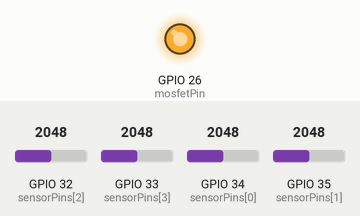
This sketch was run on a simulated ESP32. Shown: output pins drawn as LEDs (lit = HIGH). Inputs (shaded band) come from the test bench; at power-on: GPIO 32 (sensorPins[2]) = 2048, GPIO 33 (sensorPins[3]) = 2048, GPIO 34 (sensorPins[0]) = 2048, GPIO 35 (sensorPins[1]) = 2048. WiFi joins after 1.5 s; servers stay silent unless stated; network time is answered at once with the bench clock; uploads are accepted with an empty reply; the local clock reads 2024-03-15 10:24:30 at power-on unless the sketch sets it; what the sketch prints to the serial monitor is not drawn.

Above: at 2.7 s.
2.8 s: GPIO 32 (sensorPins[2]) set to 2447
At 3.9 s:
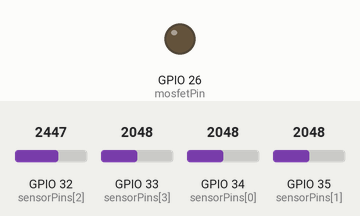
5.8 s: GPIO 32 (sensorPins[2]) set to 2540
7.3 s: GPIO 33 (sensorPins[3]) set to 2428
10.3 s: GPIO 33 (sensorPins[3]) set to 2570
Timing chart, 0 to 13.3 s (numbered marks = the images above; inputs shaded):
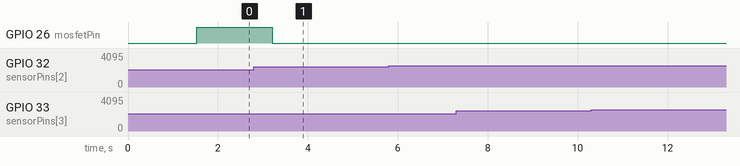

The sketch:

ESP32_CODE_FINAL.ino
```cpp
#include <WiFi.h>
#include <HTTPClient.h>
#include <WiFiClientSecure.h>
#include <ArduinoJson.h>
#include <NTPClient.h>
#include <WiFiUdp.h>

// ==========================================
// 1. KONFIGURASI WIFI & SUPABASE & NTP
// ==========================================
const char* ssid       = "bonabrian";
const char* password   = "enjel2702";

const char* supabase_url = "https://grrumsiewdegytaddsaj.supabase.co";
const char* supabase_key = "eyJhbGciOiJIUzI1NiIsInR5cCI6IkpXVCJ9.eyJpc3MiOiJzdXBhYmFzZSIsInJlZiI6ImdycnVtc2lld2RlZ3l0YWRkc2FqIiwicm9sZSI6ImFub24iLCJpYXQiOjE3NzkxNzQ0ODgsImV4cCI6MjA5NDc1MDQ4OH0.5ZW0xzkS0-knrfr4VBIfNSE7WxBcKcxsYGQ3Jpxs0cg";

WiFiUDP ntpUDP;
NTPClient timeClient(ntpUDP, "id.pool.ntp.org", 7 * 3600); // GMT+7 WIB

// ==========================================
// 2. PIN HARDWARE (4 SENSOR DIRECT)
// ==========================================
const int mosfetPin = 26;

// Hanya 4 Sensor
const int sensorPins[] = {34, 35, 32, 33};
const int jumlahSensor = 4;

// PWM ESP32 (Core 3.x)
const int pwmFreq = 5000;
const int pwmRes  = 8;

// Kalibrasi Final (Fixed)
int nilaiKering = 2700;
int nilaiBasah  = 680;

// ==========================================
// 3. VARIABEL KONTROL
// ==========================================
int sensorValues[4]; // Array diperkecil jadi 4
int currentHumidity = 0;
int h_low = 60;
int h_high = 80;
bool manualOverride = false;
String scheduledTime = "22:00";
String scheduledMorningTime = "06:00";
int pumpPressureTarget = 100;

unsigned long lastHeartbeat = 0;
unsigned long lastPumpCheck = 0;
unsigned long lastDataLog   = 0;

const unsigned long intervalHeartbeat = 30000;
const unsigned long intervalPumpCheck = 3000;
const unsigned long intervalDataLog   = 60000;

WiFiClientSecure client;

// ==========================================
// 4. SETUP
// ==========================================
void setup() {
  Serial.begin(115200);

  ledcAttach(mosfetPin, pwmFreq, pwmRes);
  ledcWrite(mosfetPin, 0);

  for(int i=0; i<jumlahSensor; i++) {
    pinMode(sensorPins[i], INPUT);
  }

  Serial.println("\n--- SISTEM SMART IRIGASI G0 (FINAL 4 SENSORS) ---");
  WiFi.begin(ssid, password);
  while (WiFi.status() != WL_CONNECTED) { delay(500); Serial.print("."); }
  Serial.println("\nWiFi Terhubung!");

  client.setInsecure();
  timeClient.begin();
}

// ==========================================
// 5. LOOP UTAMA
// ==========================================
void loop() {
  if (WiFi.status() != WL_CONNECTED) {
    ledcWrite(mosfetPin, 0);
    WiFi.begin(ssid, password);
    delay(1000);
    return;
  }

  timeClient.update();
  unsigned long currentMillis = millis();

  // A. Baca 4 Sensor
  long totalPercent = 0;
  for (int i = 0; i < jumlahSensor; i++) {
    int raw = analogRead(sensorPins[i]);
    int percent = map(raw, nilaiKering, nilaiBasah, 0, 100);
    percent = constrain(percent, 0, 100);

    sensorValues[i] = percent;
    totalPercent += percent;
    Serial.printf("S%d:%d%% ", i+1, percent);
  }

  currentHumidity = totalPercent / jumlahSensor;
  Serial.printf("| AVG: %d%%\n", currentHumidity);

  // B. Sinkronisasi & Logika
  if (currentMillis - lastPumpCheck >= intervalPumpCheck) {
    lastPumpCheck = currentMillis;
    syncWithDatabase();
  }

  String currentTime = timeClient.getFormattedTime().substring(0, 5);
  bool finalPumpState = false;

  if (currentHumidity <= 0) {
    finalPumpState = false;
    if (manualOverride) resetCorMode();
  } else if (manualOverride) {
    finalPumpState = (currentHumidity < 75);
    if (!finalPumpState) resetCorMode();
  } else if (currentTime == scheduledTime || currentTime == scheduledMorningTime) {
    finalPumpState = true;
  } else {
    if (currentHumidity < h_low) finalPumpState = true;
    else if (currentHumidity >= h_high) finalPumpState = false;
    else finalPumpState = (ledcRead(mosfetPin) > 0);
  }

  if (finalPumpState) {
    int dutyCycle = map(pumpPressureTarget, 0, 100, 0, 255);
    ledcWrite(mosfetPin, dutyCycle);
  } else {
    ledcWrite(mosfetPin, 0);
  }

  // C. Heartbeat & Logging
  if (currentMillis - lastHeartbeat >= intervalHeartbeat) {
    lastHeartbeat = currentMillis;
    kirimHeartbeat();
  }
  if (currentMillis - lastDataLog >= intervalDataLog) {
    lastDataLog = currentMillis;
    kirimDataSensor();
  }
}

// ==========================================
// 6. FUNGSI KOMUNIKASI
// ==========================================

void resetCorMode() {
  manualOverride = false;
  HTTPClient http;
  String url = String(supabase_url) + "/rest/v1/device_controls?id=eq.1";
  http.begin(client, url);
  http.addHeader("apikey", supabase_key);
  http.addHeader("Authorization", "Bearer " + String(supabase_key));
  http.addHeader("Content-Type", "application/json");
  http.PATCH("{\"manual_pump_override\": false}");
  http.end();
}

void syncWithDatabase() {
  HTTPClient http;
  String url = String(supabase_url) + "/rest/v1/device_controls?id=eq.1&select=*";
  http.begin(client, url);
  http.addHeader("apikey", supabase_key);
  http.addHeader("Authorization", "Bearer " + String(supabase_key));
  int httpCode = http.GET();
  if (httpCode == 200) {
    String payload = http.getString();
    DynamicJsonDocument doc(1024);
    deserializeJson(doc, payload);
    manualOverride     = doc[0]["manual_pump_override"];
    h_low              = doc[0]["humidity_low"];
    h_high             = doc[0]["humidity_high"];
    String fullTime    = doc[0]["misting_schedule"];
    scheduledTime      = fullTime.substring(0, 5);
    String morningTime = doc[0]["misting_morning"];
    if (morningTime != "null") scheduledMorningTime = morningTime.substring(0, 5);
    if (doc[0].containsKey("pump_pressure")) pumpPressureTarget = doc[0]["pump_pressure"];
  }
  http.end();
}

void kirimHeartbeat() {
  HTTPClient http;
  String url = String(supabase_url) + "/rest/v1/rpc/heartbeat";
  http.begin(client, url);
  http.addHeader("apikey", supabase_key);
  http.addHeader("Authorization", "Bearer " + String(supabase_key));
  http.addHeader("Content-Type", "application/json");
  http.POST("{}");
  http.end();
}

void kirimDataSensor() {
  HTTPClient http;
  String url = String(supabase_url) + "/rest/v1/sensor_data";
  http.begin(client, url);
  http.addHeader("apikey", supabase_key);
  http.addHeader("Authorization", "Bearer " + String(supabase_key));
  http.addHeader("Content-Type", "application/json");

  StaticJsonDocument<512> doc;
  doc["humidity"] = currentHumidity;
  doc["pump_status"] = (ledcRead(mosfetPin) > 0) ? "ON" : "OFF";
  doc["pressure"] = pumpPressureTarget;
  JsonArray individual = doc.createNestedArray("sensor_nodes");
  for(int i=0; i<4; i++) individual.add(sensorValues[i]);

  String jsonStr;
  serializeJson(doc, jsonStr);
  http.POST(jsonStr);
  http.end();
}
```
